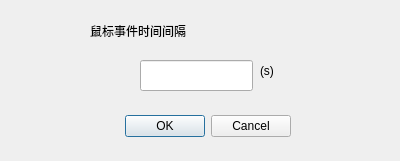
<?xml version="1.0" encoding="UTF-8"?>
<ui version="4.0">
 <class>sleepDlg</class>
 <widget class="QDialog" name="sleepDlg">
  <property name="geometry">
   <rect>
    <x>0</x>
    <y>0</y>
    <width>400</width>
    <height>161</height>
   </rect>
  </property>
  <property name="windowTitle">
   <string>设置间隔</string>
  </property>
  <widget class="QDialogButtonBox" name="buttonBox">
   <property name="geometry">
    <rect>
     <x>100</x>
     <y>110</y>
     <width>191</width>
     <height>32</height>
    </rect>
   </property>
   <property name="orientation">
    <enum>Qt::Horizontal</enum>
   </property>
   <property name="standardButtons">
    <set>QDialogButtonBox::Cancel|QDialogButtonBox::Ok</set>
   </property>
  </widget>
  <widget class="QLabel" name="label">
   <property name="geometry">
    <rect>
     <x>90</x>
     <y>10</y>
     <width>221</width>
     <height>41</height>
    </rect>
   </property>
   <property name="styleSheet">
    <string notr="true">font: 16pt &quot;宋体&quot;;</string>
   </property>
   <property name="text">
    <string>鼠标事件时间间隔</string>
   </property>
  </widget>
  <widget class="QLineEdit" name="sleepSec">
   <property name="geometry">
    <rect>
     <x>140</x>
     <y>60</y>
     <width>113</width>
     <height>31</height>
    </rect>
   </property>
   <property name="styleSheet">
    <string notr="true">font: 14pt &quot;微软雅黑&quot;;</string>
   </property>
   <property name="text">
    <string/>
   </property>
  </widget>
  <widget class="QLabel" name="label_2">
   <property name="geometry">
    <rect>
     <x>260</x>
     <y>50</y>
     <width>41</width>
     <height>41</height>
    </rect>
   </property>
   <property name="styleSheet">
    <string notr="true">font: 20pt &quot;Arial&quot;;</string>
   </property>
   <property name="text">
    <string>(s)</string>
   </property>
  </widget>
 </widget>
 <resources/>
 <connections>
  <connection>
   <sender>buttonBox</sender>
   <signal>accepted()</signal>
   <receiver>sleepDlg</receiver>
   <slot>accept()</slot>
   <hints>
    <hint type="sourcelabel">
     <x>248</x>
     <y>254</y>
    </hint>
    <hint type="destinationlabel">
     <x>157</x>
     <y>274</y>
    </hint>
   </hints>
  </connection>
  <connection>
   <sender>buttonBox</sender>
   <signal>rejected()</signal>
   <receiver>sleepDlg</receiver>
   <slot>reject()</slot>
   <hints>
    <hint type="sourcelabel">
     <x>316</x>
     <y>260</y>
    </hint>
    <hint type="destinationlabel">
     <x>286</x>
     <y>274</y>
    </hint>
   </hints>
  </connection>
 </connections>
</ui>
